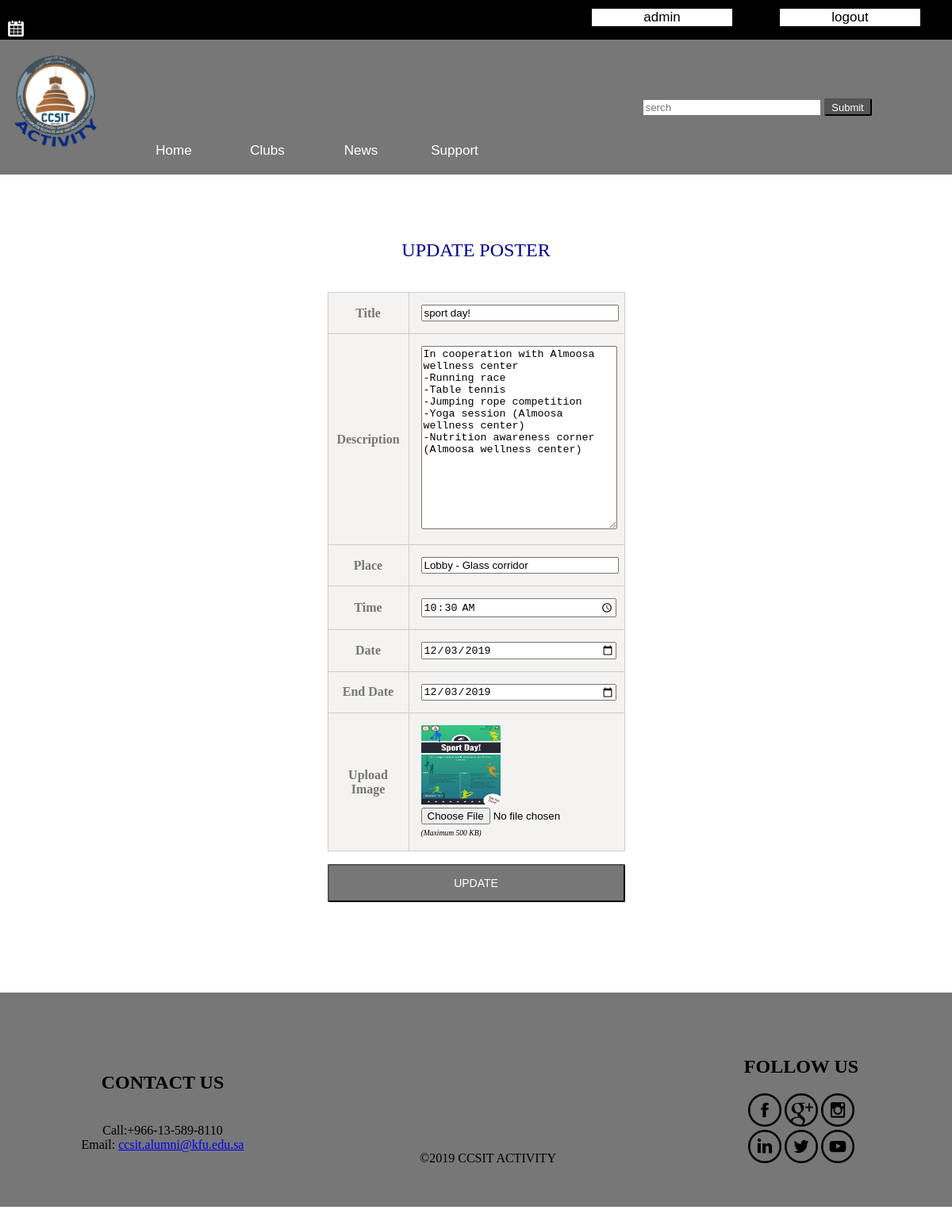
Screenshot of /ModifyPoster.php?No=20002 (signed in) with the database file from the repository.
### tables this page shows
CREATE TABLE `poster` (
  `No` int(11) NOT NULL,
  `Title` varchar(150) NOT NULL,
  `Description` varchar(1000) NOT NULL,
  `Place` varchar(150) NOT NULL,
  `Time` time NOT NULL,
  `Date` date NOT NULL,
  `DateEnd` date NOT NULL,
  `Img` varchar(500) NOT NULL,
  `Author` varchar(150) NOT NULL
);

### ModifyPoster.php (the view, shortened to what this page needs)
<?php
include 'Header.php';
if(isset($_GET['No']))
{
    $id = $_GET['No'];
    $query = "SELECT * FROM poster WHERE No='$id'";
    $result = mysqli_query($con, $query);
    while($row = mysqli_fetch_assoc($result))
{
$Post = array(
                    'no'=>$row['No'],
                    'title' => $row['Title'],
                    'des'=>$row['Description'],
                    'place'=>$row['Place'],
                    'img'=>$row['Img'],
                    'time'=>$row['Time'],
                    'aother'=>$row['Author'],
                    'date'=>$row['Date'],
                    'end'=>$row['DateEnd']
                    );
}
}
?>
<div id="content">
   <div class="page section">
    <h1>Update Poster</h1>
    <form id="update" name="update" method="POST" action="ModifyPoster.php" enctype="multipart/form-data">
                    <table>
                        <tr>
                            <th>
                                <label for="pid">Title</label>
                            </th>
                            <td>
                                <input type="text" name="title"  value="<?php echo $Post['title']; ?>">
                            </td>
                        </tr>
                        <tr>
                            <th>
                                <label for="name">Description</label>
                            </th>
                            <td>
                                <textarea name="des" rows="15" cols="10" ><?php echo $Post['des']; ?></textarea>
                            </td>
                        </tr>
                        <tr>
                            <th>
                                <label for="price">Place</label>
                            </th>
                            <td>
                                <input type="text" name="Place" value="<?php echo $Post['place']; ?>">
                            </td>
                        </tr>
                        <tr>
                            <th>
                                <label >Time</label>
                            </th>
                            <td>
                                <input type="time" name="time" value="<?php echo $Post['time']; ?>">
                            </td>
                        </tr>
                        <tr>
                            <th>
                                <label for="price">Date</label>
                            </th>
                            <td>
                                <input type="date" name="date" value="<?php echo $Post['date']; ?>">
                            </td>
                        </tr>
                         <tr>
                            <th>
                                <label for="price">End Date</label>
                            </th>
                            <td>
                                <input type="date" name="edate" id="date" value="<?php echo $Post['end']; ?>">
                            </td>
                        </tr>
                        <tr>
                            <th>
                                <label for="image">Upload Image</label>
                            </th>
                            <td>
                                <img width="100" height="100" src="<?php echo $Post['img']; ?>"/>
                                <input type="file" name="image" >
                                <span style="font-size: 0.6em; font-style: italic;">(Maximum 500 KB)</span>
                            </td>
                        </tr>
                    </table>
                    <input type="submit" value="Update" name="update">
                </form>
    </div>
</div>
<?php include './Footer.php'; ?>

### css/Style.css (style rules this page uses)
body { margin: 0; }
h1 { color: darkblue; text-align: center; font-size: 24px; color: darkblue; text-transform: uppercase; line-height: 1.6; font-weight: normal; }
#content { min-height: 400px; background: white; }
form { width: 375px; margin: 34px auto; }
form tr { border: 1px solid #CCC; background: #f4f3f2; }
form table { width: 375px; margin-bottom: 16px; }
form th { width: 85px; border-right: 1px solid #CCC; vertical-align: middle; padding: 8px; }
form td { padding: 15px 15px; }
form td select, form td input, form td textarea { width: 100%; }
form input[type="submit"] { width: 375px; text-align: center; background: #777; color: white; -webkit-border-radius: 2px; border-radius: 2px; font-size: 14px; text-transform: uppercase; padding: 14px; }
label { color: #777; }
button, input { line-height: normal; }
input[type="submit"] { -webkit-appearance: button; cursor: pointer; overflow: visible; }
table { border-collapse: collapse; border-spacing: 0; }
.section.page:after { content:"";display:block;visibility:hidden;height:0;clear:both; }
.section.page { padding: 30px 0; background: white; }
.section.page h1 { font-size: 24px; text-align: center; color: darkblue; text-transform: uppercase; line-height: 1.6; font-weight: normal; }

### rows the page displays
poster: title "sport day!", des "In cooperation with Almoosa wellness center -Running race -Table tennis -Jumping rope competition -Yoga session (Almoosa wellness center) -Nutrition awareness corner (Almoosa wellness center)", Place "Lobby - Glass corridor", time "10:30:00", date "12/03/2019"

### other values shown
$_SESSION['user'] "admin"
